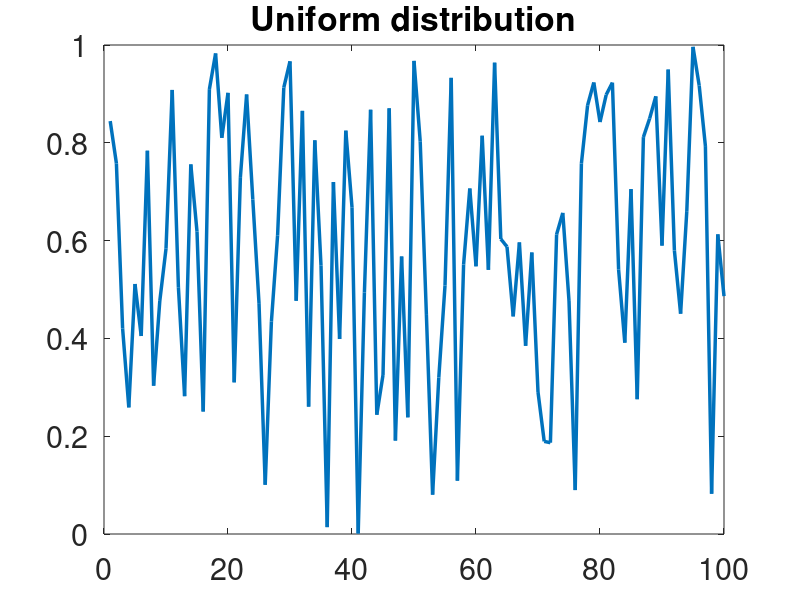
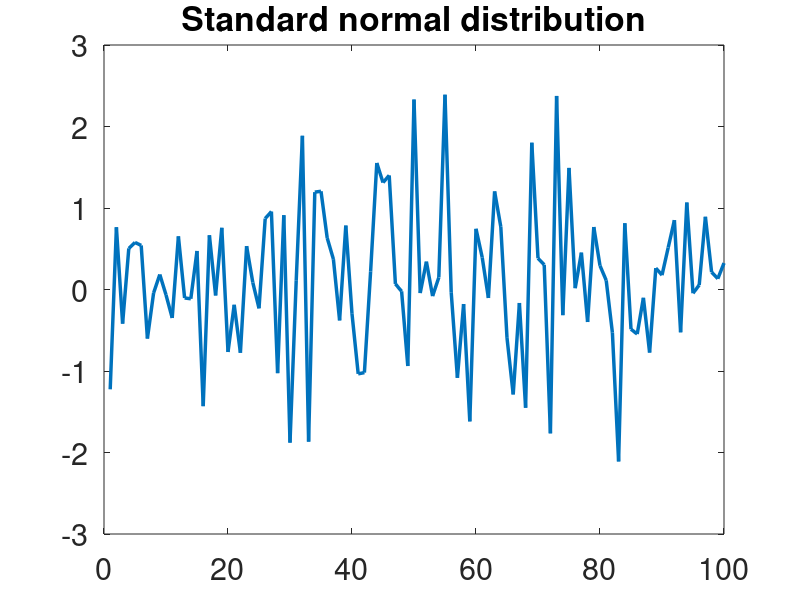

Here is the MATLAB script that generated these plots, in order:
clear all;
close all;
clc;

N = 100;
rand ('state',0);
x1 = rand(N,1);
figure()
plot(x1,'LineWidth',2.5)
title('Uniform distribution')
set(gca,'FontSize',22)

randn ('state',0);
z1 = randn(N,1);
figure()
plot(z1,'LineWidth',2.5)
title('Standard normal distribution')
set(gca,'FontSize',22)

x = x1*5 + 2;
z = z1*sqrt(0.004);
xy1 = [x exp(1+x*0.6+z)];

x = x1*4*pi; 
z = z1*sqrt(0.05);
xy2 = [x 2*sin(x+1)+z];

x = x1*5;
z = z1;
xy3 = [x -0.6*x.^3+0.9*x.^2+3*x+4.5+z];

x = x1*5;
z = z1*sqrt(0.004);
xy4 = [x exp(0.3+log(x)*0.5+z)];

x = x1*2*pi;
z = z1*0.5+6; 
xy = [z.*cos(x)+4 z.*sin(x)+2]; 

save dat3_1 xy1 xy2 xy3 xy4 
save dat3_2 xy